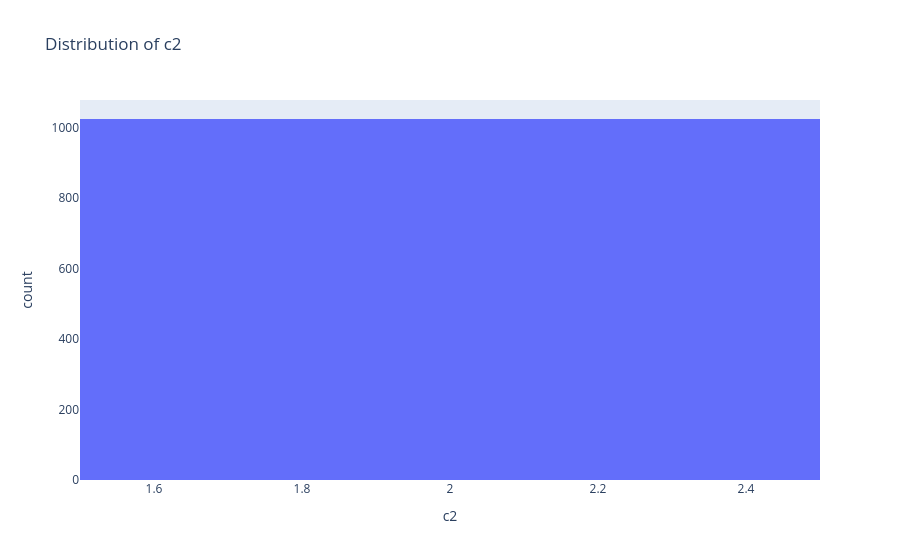
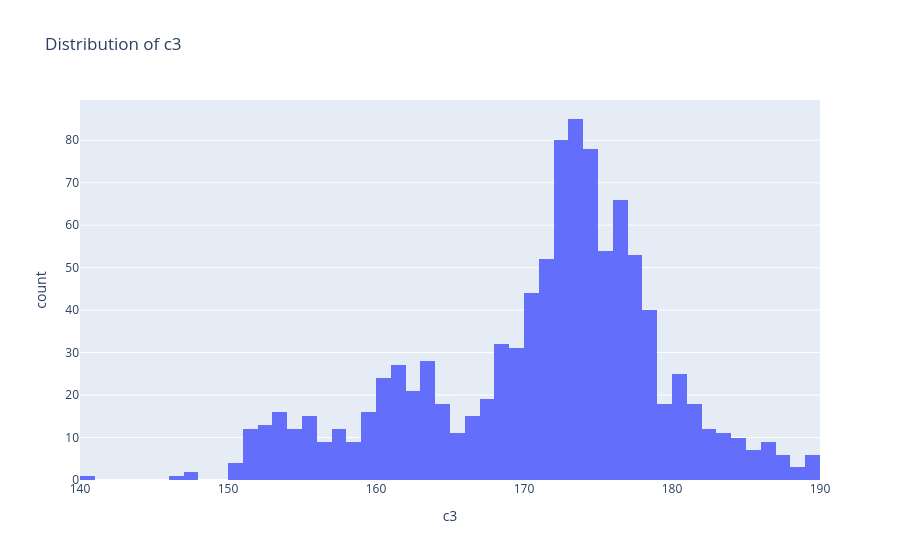
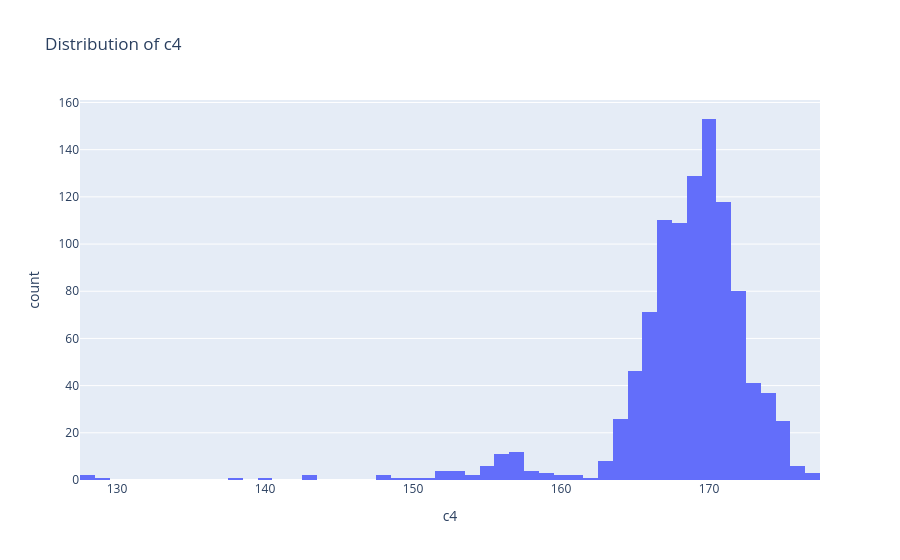

Source (notebook cell) for these figures, in order:
### Code cell
# Visualize distribution of the first 10 features
for col in df.columns[:10]:  # Adjust for any range of features you are interested in
    fig = px.histogram(df, x=col, nbins=50, title=f'Distribution of {col}')
    fig.show()
    
# Scatter plot between two random features (you can choose more specific features)
fig = px.scatter(df, x=df.columns[0], y=df.columns[1], 
                 title=f'Scatter plot between {df.columns[0]} and {df.columns[1]}')
fig.show()

# Box plot for outlier detection for first 5 features
for col in df.columns[:5]:
    fig = px.box(df, y=col, title=f'Box plot of {col}')
    fig.show()

# Scatter matrix for relationships between features (choose up to 10 features for clarity)
fig = px.scatter_matrix(df, dimensions=df.columns[:10], title="Scatter Matrix of First 10 Features")
fig.show()

### Figure 1 — Plotly figure (JSON) as saved in the notebook; plotly's stock layout.template omitted (floating-point values rounded to 4 significant figures; data arrays with more than 128 entries replaced by an {"elided": "..."} marker saying what was removed)
{"data": [{"alignmentgroup": "True", "bingroup": "x", "hovertemplate": "c2=%{x}<br>count=%{y}<extra></extra>", "legendgroup": "", "marker": {"color": "#636efa", "pattern": {"shape": ""}}, "name": "", "nbinsx": 50, "offsetgroup": "", "orientation": "v", "showlegend": false, "type": "histogram", "x": {"elided": "1025 int values"}, "xaxis": "x", "yaxis": "y"}], "layout": {"barmode": "relative", "legend": {"tracegroupgap": 0}, "title": {"text": "Distribution of c2"}, "xaxis": {"anchor": "y", "domain": [0, 1], "title": {"text": "c2"}}, "yaxis": {"anchor": "x", "domain": [0, 1], "title": {"text": "count"}}}}

### Figure 2 — Plotly figure (JSON) as saved in the notebook; plotly's stock layout.template omitted (floating-point values rounded to 4 significant figures; data arrays with more than 128 entries replaced by an {"elided": "..."} marker saying what was removed)
{"data": [{"alignmentgroup": "True", "bingroup": "x", "hovertemplate": "c3=%{x}<br>count=%{y}<extra></extra>", "legendgroup": "", "marker": {"color": "#636efa", "pattern": {"shape": ""}}, "name": "", "nbinsx": 50, "offsetgroup": "", "orientation": "v", "showlegend": false, "type": "histogram", "x": {"elided": "1025 float values"}, "xaxis": "x", "yaxis": "y"}], "layout": {"barmode": "relative", "legend": {"tracegroupgap": 0}, "title": {"text": "Distribution of c3"}, "xaxis": {"anchor": "y", "domain": [0, 1], "title": {"text": "c3"}}, "yaxis": {"anchor": "x", "domain": [0, 1], "title": {"text": "count"}}}}

### Figure 3 — Plotly figure (JSON) as saved in the notebook; plotly's stock layout.template omitted (floating-point values rounded to 4 significant figures; data arrays with more than 128 entries replaced by an {"elided": "..."} marker saying what was removed)
{"data": [{"alignmentgroup": "True", "bingroup": "x", "hovertemplate": "c4=%{x}<br>count=%{y}<extra></extra>", "legendgroup": "", "marker": {"color": "#636efa", "pattern": {"shape": ""}}, "name": "", "nbinsx": 50, "offsetgroup": "", "orientation": "v", "showlegend": false, "type": "histogram", "x": {"elided": "1025 float values"}, "xaxis": "x", "yaxis": "y"}], "layout": {"barmode": "relative", "legend": {"tracegroupgap": 0}, "title": {"text": "Distribution of c4"}, "xaxis": {"anchor": "y", "domain": [0, 1], "title": {"text": "c4"}}, "yaxis": {"anchor": "x", "domain": [0, 1], "title": {"text": "count"}}}}
